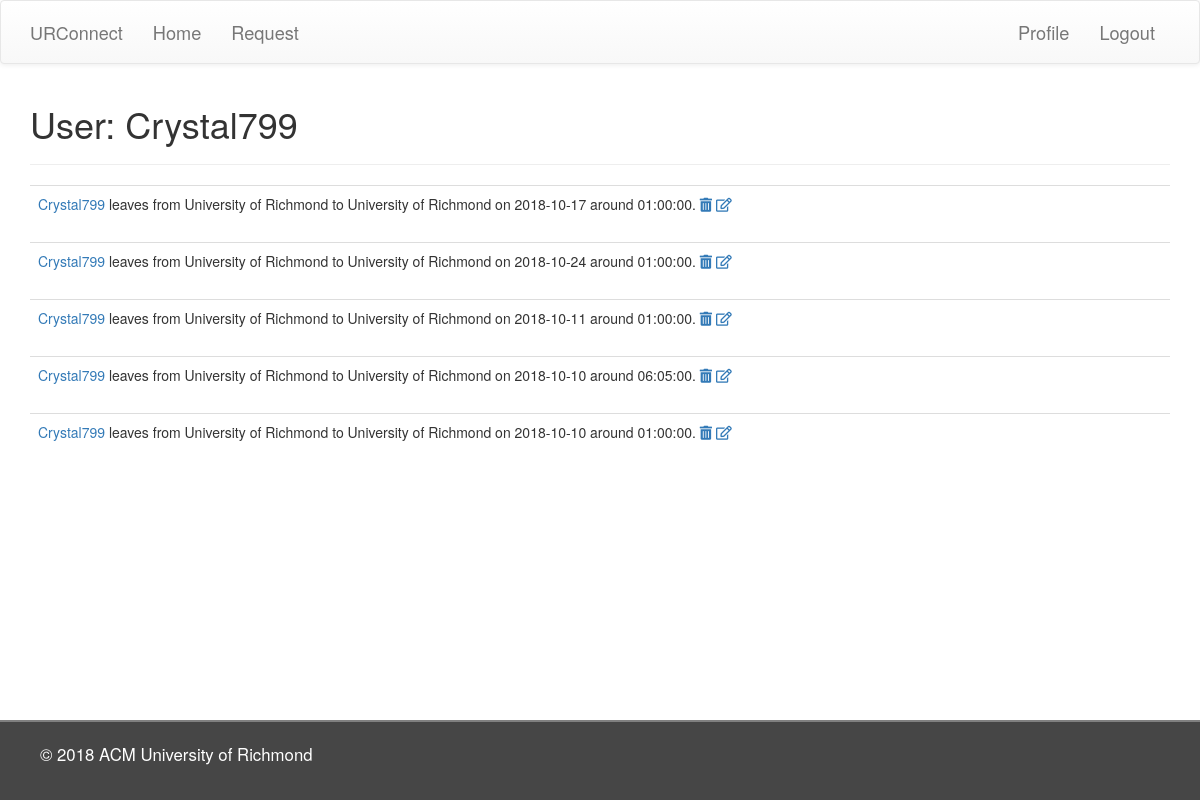
/user/Crystal799 (signed in), run on the app's committed database.
### app/models.py (models this page shows, shortened)
class User(UserMixin, db.Model):
	id 				= db.Column(db.Integer, primary_key = True)
	username 		= db.Column(db.String(64), index=True, unique=True)
	email 			= db.Column(db.String(120), index=True, unique=True)
	password_hash 	= db.Column(db.String(128))
	requests 		= db.relationship('Request', backref='author', lazy='dynamic')

class Request(db.Model):
	id 					= db.Column(db.Integer, primary_key = True)
	origin_city 		= db.Column(db.String(140))
	origin 				= db.Column(db.String(140))
	destination_city 	= db.Column(db.String(140))
	destination 		= db.Column(db.String(140))
	date 				= db.Column(db.Date, index = True)
	time 				= db.Column(db.Time, index = True)
	user_id 			= db.Column(db.Integer, db.ForeignKey('user.id'))
	description 		= db.Column(db.String(140))

### app/routes.py (the view)
@app.route('/user/<username>')
@login_required
def user(username):
    user    = User.query.filter_by(username=username).first_or_404()
    requests   = user.requests.all()
    return render_template('user.html', user=user, current_user = current_user,
        requests = requests)

### app/models.py (called while the page is built)
@login.user_loader
def load_user(id):
	return User.query.get(int(id))

### app/templates/user.html
{% extends "base.html" %}
{% block app_content %}
    <h1>User: {{ user.username }}</h1>
    <hr>
    {% for request in requests %}
	    <table class="table table-hover">
        <tr>
            <td>
                <a href="{{ url_for('user', username=request.author.username) }}">
                    {{ request.author.username }}
                </a>
                leaves from {{ request.origin }} to {{ request.destination }} on {{ request.date }} around {{ request.time }}.
                {% if request.author.username|string() == current_user.username|string() %}
	            <a href="{{ url_for('delete_request', request_id=request.id) }}"> <i class="fas fa-trash-alt"></i>
               	</a>
                <a href="{{ url_for('edit_request', request_id=request.id) }}"> <i class="far fa-edit"></i>
                </a>
                {% endif %}
            </td>
        </tr>
    </table>
    {% endfor %}
{% endblock %}

### app/static/css/main.css (style rules this page uses)
body { overflow-x: hidden; background-color: white; }

### data on the page
User: username "Crystal799"
Request: author.username "Crystal799", origin "University of Richmond", destination "University of Richmond", date "2018-10-17", time "01:00:00"
Request: author.username "Crystal799", origin "University of Richmond", destination "University of Richmond", date "2018-10-24", time "01:00:00"
Request: author.username "Crystal799", origin "University of Richmond", destination "University of Richmond", date "2018-10-11", time "01:00:00"
Request: author.username "Crystal799", origin "University of Richmond", destination "University of Richmond", date "2018-10-10", time "06:05:00"
Request: author.username "Crystal799", origin "University of Richmond", destination "University of Richmond", date "2018-10-10", time "01:00:00"
